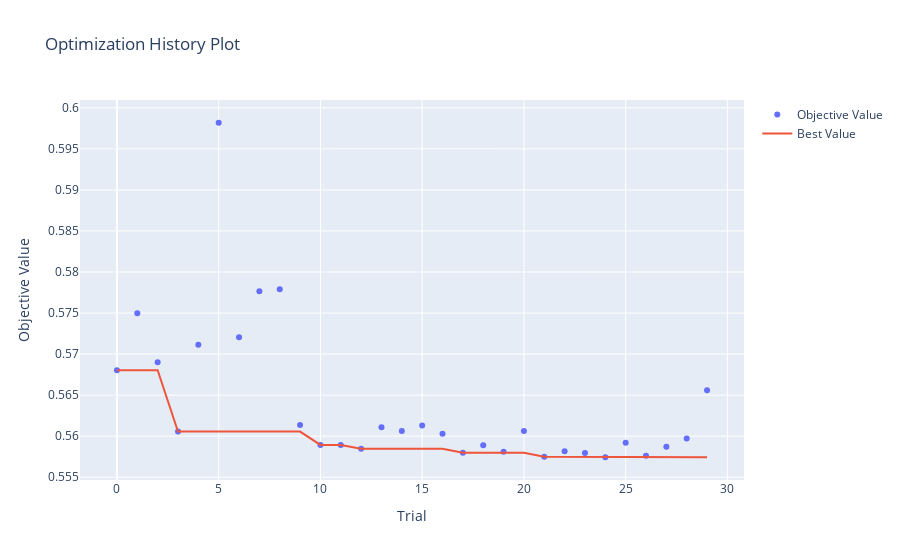

The notebook cell saved with this chart:
### Code cell
# history of optimization
# study = joblib.load('study.pkl')
vis.plot_optimization_history(study)

# visualize optimization process
# vis.plot_parallel_coordinate(study)

# importance of hyperparameters
# vis.plot_param_importances(study)

### Figure 1 — Plotly figure (JSON) as saved in the notebook; plotly's stock layout.template omitted (floating-point values rounded to 4 significant figures)
{"data": [{"mode": "markers", "name": "Objective Value", "type": "scatter", "x": [0, 1, 2, 3, 4, 5, 6, 7, 8, 9, 10, 11, 12, 13, 14, 15, 16, 17, 18, 19, 20, 21, 22, 23, 24, 25, 26, 27, 28, 29], "y": [0.568, 0.575, 0.569, 0.5606, 0.5711, 0.5982, 0.5721, 0.5776, 0.5779, 0.5614, 0.5589, 0.5589, 0.5585, 0.5611, 0.5606, 0.5613, 0.5603, 0.558, 0.5589, 0.5581, 0.5606, 0.5575, 0.5581, 0.558, 0.5574, 0.5592, 0.5576, 0.5587, 0.5597, 0.5656]}, {"mode": "lines", "name": "Best Value", "type": "scatter", "x": [0, 1, 2, 3, 4, 5, 6, 7, 8, 9, 10, 11, 12, 13, 14, 15, 16, 17, 18, 19, 20, 21, 22, 23, 24, 25, 26, 27, 28, 29], "y": [0.568, 0.568, 0.568, 0.5606, 0.5606, 0.5606, 0.5606, 0.5606, 0.5606, 0.5606, 0.5589, 0.5589, 0.5585, 0.5585, 0.5585, 0.5585, 0.5585, 0.558, 0.558, 0.558, 0.558, 0.5575, 0.5575, 0.5575, 0.5574, 0.5574, 0.5574, 0.5574, 0.5574, 0.5574]}, {"marker": {"color": "#cccccc"}, "mode": "markers", "name": "Infeasible Trial", "showlegend": false, "type": "scatter", "x": [], "y": []}], "layout": {"title": {"text": "Optimization History Plot"}, "xaxis": {"title": {"text": "Trial"}}, "yaxis": {"title": {"text": "Objective Value"}}}}
